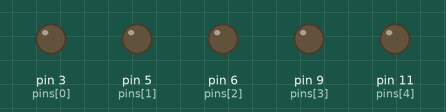
This sketch was run on a simulated Arduino Uno, built with avr-gcc and run on an emulated ATmega328P. Parts: output pins drawn as LEDs (lit = HIGH).

Above: at 0.05 s.
At 0.2 s:
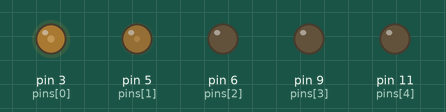
At 0.4 s:
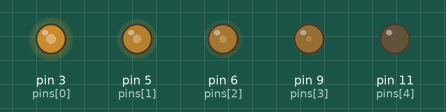
At 0.75 s:
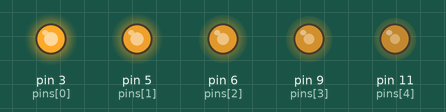
At 1.0 s:
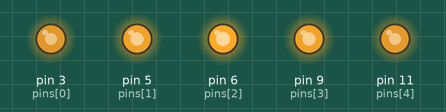
At 1.45 s:
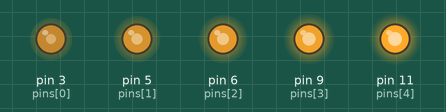
Timing chart, 0 to 3.4 s (numbered marks = the images above):
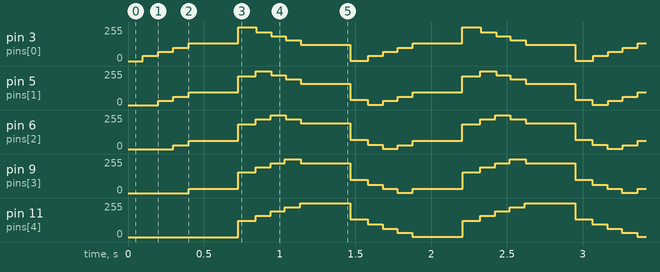

The sketch:

Project-2.5_PWM_Wave_Effect.ino
```cpp
int pins[] = {3, 5, 6, 9, 11};
int numPins = 5;

int brightness[5] = {0};
int direction[5] = {1}; // 1 is up, -1 is down

unsigned long lastUpdate[5] = {0}; // gets timestamp of last update for each pin
int offsetDelay = 100; // delay between LEDs start time
int interval = 5; // time is ms between led brightness changes

void setup() {
  // put your setup code here, to run once:
  pinMode(3, OUTPUT); // LED control pin is 3, pwm capable
  pinMode(5, OUTPUT);
  pinMode(6, OUTPUT);
  pinMode(9, OUTPUT);
  pinMode(11, OUTPUT);
}

void loop() {
  // put your main code here, to run repeatedly:
  unsigned long currentMillis = millis();

  for (int i = 0; i < numPins; i++) {

    // stagger start times
    if (currentMillis < i * offsetDelay) {
      continue;
    }

    if (currentMillis - lastUpdate[i] >= interval) { // checks to see if pins waited long enough
      lastUpdate[i] = currentMillis; // updates time since last change
      brightness[i] += direction[i]; // brightens or dims light

      brightness[i] += direction[i];

      if (brightness[i] >= 255) { // flips from brightening to dimming
        brightness[i] = 255;
        direction[i] = -1;
        delay(25);
      }
      else if (brightness[i] <= 0) { // flips from dimming to brightening
        brightness[i] = 0;
        direction[i] = 1;
        delay(25);
      }

      analogWrite(pins[i], brightness[i]); // sets brightness to pins
    }
  }
}
```

Measured:
- by itself, pin 5 (pins[1]): repeats every 1.5 s: 62/255 0.10 s, 94/255 0.33 s, 216/255 0.12 s, 254/255 0.10 s, 223/255 0.09 s, 193/255 0.10 s, 161/255 0.33 s, 39/255 0.11 s, 1/255 0.10 s, 32/255 0.10 s
- by itself, pin 6 (pins[2]): repeats every 1.5 s: 62/255 0.33 s, 184/255 0.12 s, 222/255 0.10 s, 254/255 0.10 s, 225/255 0.10 s, 193/255 0.33 s, 71/255 0.11 s, 33/255 0.10 s, 1/255 0.10 s, 30/255 0.10 s
